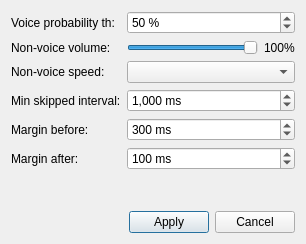
<?xml version="1.0" encoding="UTF-8"?>
<ui version="4.0">
 <class>JumpCutterSettingsDialog</class>
 <widget class="QDialog" name="JumpCutterSettingsDialog">
  <property name="geometry">
   <rect>
    <x>0</x>
    <y>0</y>
    <width>306</width>
    <height>244</height>
   </rect>
  </property>
  <layout class="QFormLayout" name="formLayout">
   <item row="0" column="0">
    <widget class="QLabel" name="label_5">
     <property name="text">
      <string>Voice probability th:</string>
     </property>
    </widget>
   </item>
   <item row="0" column="1">
    <widget class="QSpinBox" name="edtVoiceProbTh">
     <property name="suffix">
      <string> %</string>
     </property>
     <property name="value">
      <number>50</number>
     </property>
    </widget>
   </item>
   <item row="1" column="0">
    <widget class="QLabel" name="label_6">
     <property name="text">
      <string>Non-voice volume:</string>
     </property>
    </widget>
   </item>
   <item row="1" column="1">
    <layout class="QHBoxLayout" name="horizontalLayout">
     <item>
      <widget class="QSlider" name="nonVoiceVolumeSlider">
       <property name="maximum">
        <number>100</number>
       </property>
       <property name="value">
        <number>100</number>
       </property>
       <property name="orientation">
        <enum>Qt::Horizontal</enum>
       </property>
       <property name="invertedAppearance">
        <bool>false</bool>
       </property>
      </widget>
     </item>
     <item>
      <widget class="QLabel" name="lblNonVoiceVolume">
       <property name="text">
        <string>100%</string>
       </property>
      </widget>
     </item>
    </layout>
   </item>
   <item row="2" column="0">
    <widget class="QLabel" name="label_2">
     <property name="text">
      <string>Non-voice speed:</string>
     </property>
    </widget>
   </item>
   <item row="2" column="1">
    <widget class="QComboBox" name="cmbNonVoiceSpeed"/>
   </item>
   <item row="3" column="0">
    <widget class="QLabel" name="label_4">
     <property name="text">
      <string>Min skipped interval:</string>
     </property>
    </widget>
   </item>
   <item row="3" column="1">
    <widget class="QSpinBox" name="edtMinSilenceInterval">
     <property name="showGroupSeparator" stdset="0">
      <bool>true</bool>
     </property>
     <property name="suffix">
      <string> ms</string>
     </property>
     <property name="maximum">
      <number>10000</number>
     </property>
     <property name="singleStep">
      <number>100</number>
     </property>
     <property name="value">
      <number>1000</number>
     </property>
    </widget>
   </item>
   <item row="4" column="0">
    <widget class="QLabel" name="label">
     <property name="text">
      <string>Margin before:</string>
     </property>
    </widget>
   </item>
   <item row="4" column="1">
    <widget class="QSpinBox" name="edtMarginBefore">
     <property name="suffix">
      <string> ms</string>
     </property>
     <property name="maximum">
      <number>5000</number>
     </property>
     <property name="singleStep">
      <number>100</number>
     </property>
     <property name="value">
      <number>300</number>
     </property>
    </widget>
   </item>
   <item row="5" column="0">
    <widget class="QLabel" name="label_3">
     <property name="text">
      <string>Margin after:</string>
     </property>
    </widget>
   </item>
   <item row="5" column="1">
    <widget class="QSpinBox" name="edtMarginAfter">
     <property name="suffix">
      <string> ms</string>
     </property>
     <property name="maximum">
      <number>5000</number>
     </property>
     <property name="singleStep">
      <number>100</number>
     </property>
     <property name="value">
      <number>100</number>
     </property>
    </widget>
   </item>
   <item row="7" column="0" colspan="2">
    <layout class="QHBoxLayout" name="horizontalLayout_2">
     <item>
      <spacer name="horizontalSpacer">
       <property name="orientation">
        <enum>Qt::Horizontal</enum>
       </property>
       <property name="sizeHint" stdset="0">
        <size>
         <width>40</width>
         <height>20</height>
        </size>
       </property>
      </spacer>
     </item>
     <item>
      <widget class="QPushButton" name="btnApply">
       <property name="text">
        <string>Apply</string>
       </property>
      </widget>
     </item>
     <item>
      <widget class="QPushButton" name="btnClose">
       <property name="text">
        <string>Cancel</string>
       </property>
      </widget>
     </item>
    </layout>
   </item>
   <item row="6" column="0" colspan="2">
    <spacer name="verticalSpacer">
     <property name="orientation">
      <enum>Qt::Vertical</enum>
     </property>
     <property name="sizeHint" stdset="0">
      <size>
       <width>20</width>
       <height>40</height>
      </size>
     </property>
    </spacer>
   </item>
  </layout>
 </widget>
 <resources>
  <include location="mainwindow.qrc"/>
 </resources>
 <connections/>
</ui>
